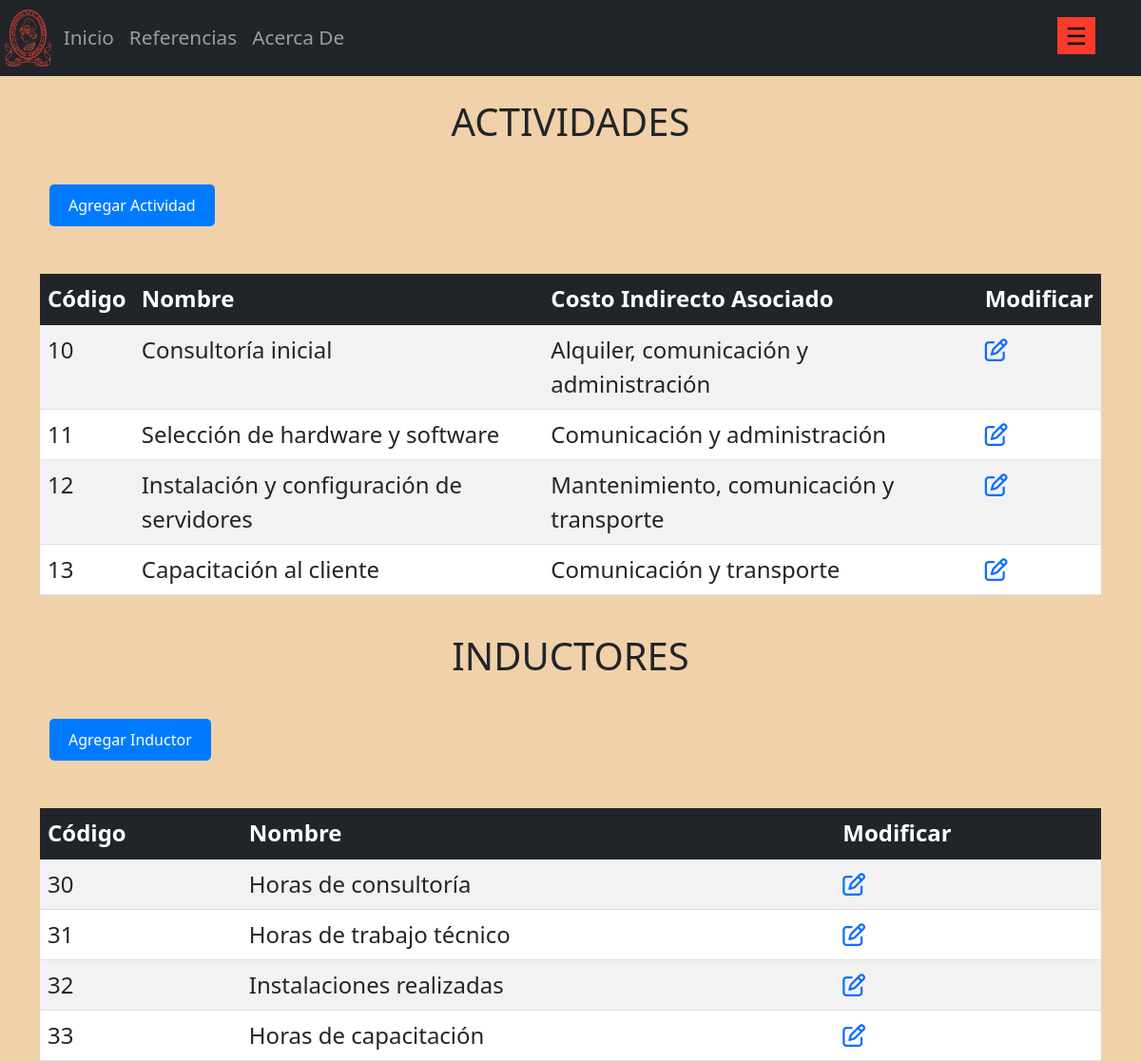
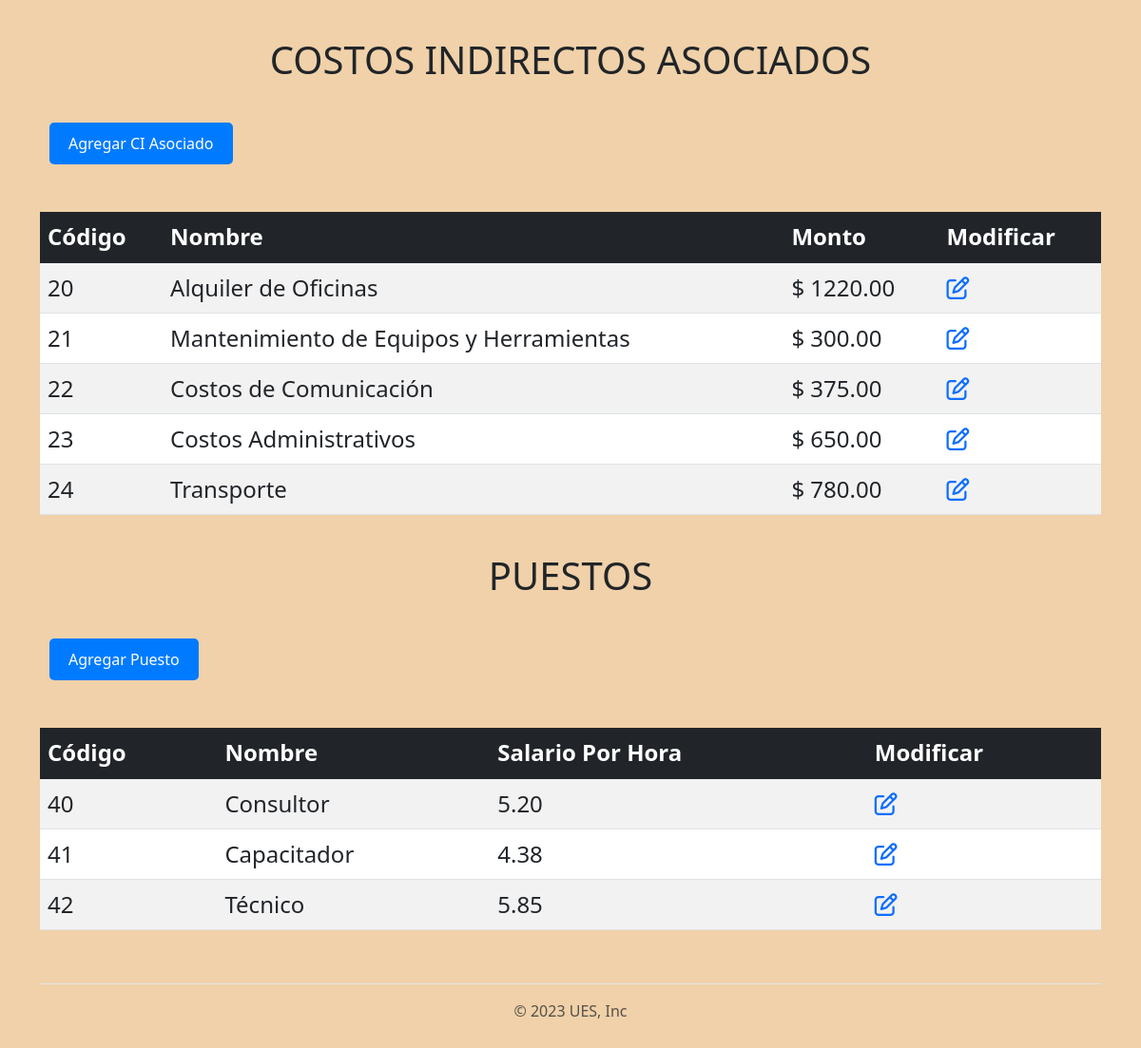
/costo/actividad, run on the app's committed database (2 pictures, top to bottom).
### aplicaciones/costo/models.py (models this page shows, shortened)
class actividad(models.Model):
    codigo = models.CharField(max_length=20)
    nombre = models.CharField(max_length=50)
    costo_indirecto_asociado = models.CharField(max_length=50, default="")

class inductor(models.Model):
    codigo = models.CharField(max_length=10)
    nombre = models.CharField(max_length=50)

class costo_indirectos(models.Model):
    codigo = models.CharField(max_length=20)
    nombre = models.CharField(max_length=50)
    monto = models.DecimalField(max_digits=10, decimal_places=2)

class puesto(models.Model):
    codigo = models.CharField(max_length=20)
    nombre = models.CharField(max_length=50)
    salario_por_hora = models.DecimalField(max_digits=10, decimal_places=2)

### aplicaciones/costo/views.py (the view)
# urls.py: path('costo/actividad', views.TablaActividades, name='actividad'),
def TablaActividades(request):
    TablaActividad = actividad.objects.all().order_by('codigo')
    TablaInductor = inductor.objects.all().order_by('codigo')
    TablaCI = costo_indirectos.objects.all().order_by('codigo')
    TablaPuesto = puesto.objects.all().order_by('codigo')
    return render(request, 'costo/actividad.html', {
        'TablaActividad':TablaActividad,
        'TablaInductor':TablaInductor,
        'TablaCI':TablaCI,
        'TablaPuesto':TablaPuesto,
    })

### templates/costo/actividad.html (shortened to what this page needs)
{% extends 'layout/base.html' %}
{% load static %}
{% block content %}
    <br><h1>ACTIVIDADES</h1><br>
    <a href="{% url 'crearAC' %}">
        <button style="margin-bottom: 50px;" type="button" class="btn btn-primary">Agregar Actividad</button>
    </a>
    <table class="table table-striped" style="font-size: x-large;">
        <thead class="table-dark">
            <tr>
                <th>Código</th>
                <th>Nombre</th>
                <th>Costo Indirecto Asociado</th>
                <th>Modificar</th>
            </tr>
        </thead>
        <tbody class="table-group-divider">
            {% for e in TablaActividad %}
                <tr>
                    <td> {{ e.codigo }}</td>
                    <td> {{ e.nombre }}</td>
                    <td> {{ e.costo_indirecto_asociado }}</td>
                    <td> <a href="{% url 'modificarAC' e.id %}">
                        <i class="fa-regular fa-pen-to-square"></i>
                        </a>
                    </td>
                </tr>
                    {% endfor %}
        </tbody>
    </table>
    <br><h1>INDUCTORES</h1><br>
    <a href="{% url 'crearIN' %}">
        <button style="margin-bottom: 50px;" type="button" class="btn btn-primary">Agregar Inductor</button>
    </a>
    <table class="table table-striped" style="font-size: x-large;">
        <thead class="table-dark">
            <tr>
                <th>Código</th>
                <th>Nombre</th>
                <th>Modificar</th>
            </tr>
        </thead>
        <tbody class="table-group-divider">
            {% for e in TablaInductor %}
                <tr>
                    <td> {{ e.codigo }}</td>
                    <td> {{ e.nombre }}</td>
                    <td> <a href="{% url 'modificarIN' e.id %}">
                        <i class="fa-regular fa-pen-to-square"></i>
                        </a>
                    </td>
                </tr>
                    {% endfor %}
        </tbody>
    </table>
    <br><h1>COSTOS INDIRECTOS ASOCIADOS</h1><br>
    <a href="{% url 'crearCI' %}">
        <button style="margin-bottom: 50px;" type="button" class="btn btn-primary">Agregar CI Asociado</button>
    </a>
    <table class="table table-striped" style="font-size: x-large;">
        <thead class="table-dark">
            <tr>
                <th>Código</th>
                <th>Nombre</th>
                <th>Monto</th>
                <th>Modificar</th>
            </tr>
        </thead>
        <tbody class="table-group-divider">
            {% for e in TablaCI %}
                <tr>
                    <td> {{ e.codigo }}</td>
                    <td> {{ e.nombre }}</td>
                    <td>$ {{ e.monto }}</td>
                    <td> <a href="{% url 'modificarCI' e.id %}">
                        <i class="fa-regular fa-pen-to-square"></i>
                        </a>
                    </td>
                </tr>
                    {% endfor %}
        </tbody>
    </table>
    <br><h1>PUESTOS</h1><br>
    <a href="{% url 'crearPU' %}">
        <button style="margin-bottom: 50px;" type="button" class="btn btn-primary">Agregar Puesto</button>
    </a>
    <table class="table table-striped" style="font-size: x-large;">
        <thead class="table-dark">
            <tr>
                <th>Código</th>
                <th>Nombre</th>
                <th>Salario Por Hora</th>
                <th>Modificar</th>
            </tr>
        </thead>
        <tbody class="table-group-divider">
            {% for e in TablaPuesto %}
                <tr>
                    <td> {{ e.codigo }}</td>
                    <td> {{ e.nombre }}</td>
                    <td> {{ e.salario_por_hora }}</td>
                    <td> <a href="{% url 'modificarPU' e.id %}">
                        <i class="fa-regular fa-pen-to-square"></i>
                        </a>
                    </td>
                </tr>
                    {% endfor %}
        </tbody>
    </table>
{% endblock content %}

### static/css/general.css (style rules this page uses)
h1 { text-align: center; }
.btn, .mostrar-reportes .btn { background-color: #007BFF; color: #fff; border: none; padding: 10px 20px; margin: 10px; cursor: pointer; border-radius: 5px; font-size: 16px; }
* { margin: 0; padding: 0; }

### templates/layout/base.html (style rules this page uses)
body { background-color:rgb(240, 209, 169); }

### data on the page
actividad: codigo "10", nombre "Consultoría inicial", costo_indirecto_asociado "Alquiler, comunicación y administración"
actividad: codigo "11", nombre "Selección de hardware y software", costo_indirecto_asociado "Comunicación y administración"
actividad: codigo "12", nombre "Instalación y configuración de servidores", costo_indirecto_asociado "Mantenimiento, comunicación y transporte"
actividad: codigo "13", nombre "Capacitación al cliente", costo_indirecto_asociado "Comunicación y transporte"
inductor: codigo "30", nombre "Horas de consultoría"
inductor: codigo "31", nombre "Horas de trabajo técnico"
inductor: codigo "32", nombre "Instalaciones realizadas"
inductor: codigo "33", nombre "Horas de capacitación"
costo_indirectos: codigo "20", nombre "Alquiler de Oficinas", monto "1220.00"
costo_indirectos: codigo "21", nombre "Mantenimiento de Equipos y Herramientas", monto "300.00"
costo_indirectos: codigo "22", nombre "Costos de Comunicación", monto "375.00"
costo_indirectos: codigo "23", nombre "Costos Administrativos", monto "650.00"
costo_indirectos: codigo "24", nombre "Transporte", monto "780.00"
puesto: codigo "40", nombre "Consultor", salario_por_hora "5.20"
puesto: codigo "41", nombre "Capacitador", salario_por_hora "4.38"
puesto: codigo "42", nombre "Técnico", salario_por_hora "5.85"
